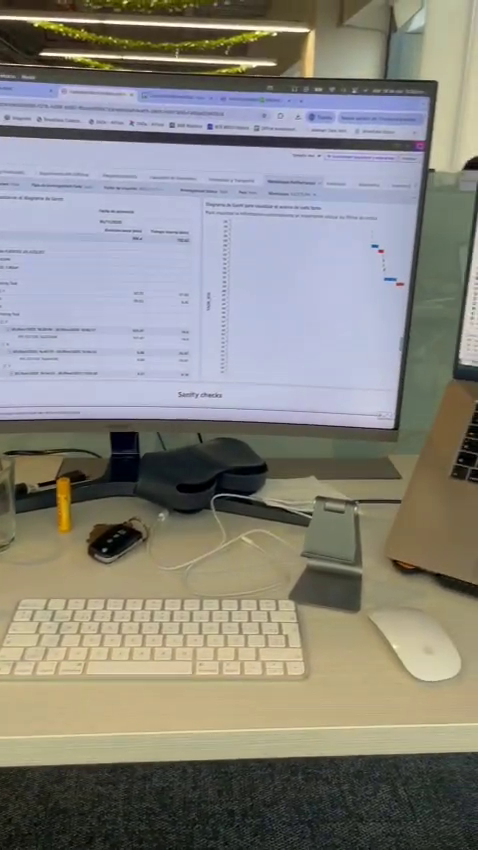
#> input picture frame 62 of data/input/videos/WhatsApp Video 2025-11-18 at 15.31.00_0f12d46b.mp4, 478 x 850 px, given in place of the camera
$ python usbcamera_caras.py --windows true --indexcamera 0
#> lines starting #> are read from the running program, lines starting #| are printed output that depends on the picture
### Documentacion clases/sesion_5_y_6/codigobase/cameradrive.py
import cv2
from threading import Thread


class streamingmultiplescamaras:
    """Summary of class streamingmultiplescamaras.

    Attributes:
        fps : It is a int value indicating the frame per second. Default = 0
        camera_type: It is a int value. 0 = CSI Camera, 1 = RSTP Camera, 3 = USB Camera. Default = 0
        device_id : It is a int value. This is used to call CSI and USB devices. 0 = CSI, 1 = USB. to see a list of devices, please run ls /dev/video* in a terminal. Default = 0
    """

    # The __init__ method is called when the object is created
    def __init__(
        self,
        fps=0,
        camera_type=0,
        device_id=0,
        location="https://localhost",
        flip_screen=0,
        to_capture_width=1280,
        to_capture_height=720,
        to_display_width=1280,
        to_display_height=720,
        enforce_fps=False,
        debug=False,
        windows=False,
    ):

        # Operating System
        self.windows = windows

        # initialize all variables
        self.fps = fps
        self.camera_type = camera_type
        self.device_id = device_id

        # for streaming camera only
        self.location = location
        self.flip_screen = flip_screen
        self.to_capture_width = to_capture_width
        self.to_capture_height = to_capture_height
        self.to_display_width = to_display_width
        self.to_display_height = to_display_height
        self.enforce_fps = enforce_fps

        # to check errors in the code
        self.debug_mode = debug

        # track error value
        """
        -1 = Unknown error
        0 = No error
        1 = Error: Could not initialize camera.
        2 = Thread Error: Could not read image from camera
        3 = Error: Could not read image from camera
        4 = Error: Could not release camera
        """

        # Need to keep an history of the error values
        self.error_value = [0]

        # created a thread for enforcing FPS camera read and write
        self.cam_thread = None

        # holds the frame data
        self.frame = None

        # tracks if a CAM opened was succesful or not
        self.cam_opened = False

        # create the OpenCV camera inteface
        self.cap = None

        # open the camera interface
        self.__open_camera()

        # enable a threaded read if enforce_fps is active
        if self.enforce_fps:
            self.__start()

    # [65 lines left out: functions __gstreamer_pipeline_CSI, __gstreamer_pipeline_rtsp, __gstreamer_pipeline_usb, __gstreamer_pipeline_usb_enforce_fps, not called in this run]

    # open the camera inteface
    # determine what type of camera to open
    def __open_camera(self):
        if self.camera_type == 0:  # then CSI camera
            self.__open_csi()
        elif self.camera_type == 1:  # rtsp camera
            self.__open_rtsp()
        elif self.camera_type == 2:  # http camera
            self.__open_mjpeg()
        elif self.camera_type == 3:  # USB camera
            self.__open_usb()
        return self

    # Start threads to read device
    # [5 lines left out: function __start, not called in this run]

    # Tracks if camera is ready or not(maybe something went wrong)
    def isReady(self):
        return self.cam_opened

    # check the current state of the error history
    # [99 lines left out: functions hasError, __open_csi, __open_rtsp, not called in this run]

    # opens an interface to the USB camera
    def __open_usb(self):
        try:

            # initialize the USB camera
            if self.windows:
                self.camera_name = self.device_id
            else:
                self.camera_name = "/dev/video" + str(self.device_id)

            if self.debug_mode:
                print("USB Camera Device: ", self.camera_name)

            # check if enforcement is enabled
            if self.enforce_fps:
                if self.debug_mode:
                    if self.windows:
                        print("USB enforced windows: ", self.camera_name)
                    else:
                        print(
                            "USB GStreamer enforced: ",
                            self.__gstreamer_pipeline_usb_enforce_fps(self.camera_name),
                        )

                if self.windows:
                    self.cap = cv2.VideoCapture(self.camera_name)
                else:
                    self.cap = cv2.VideoCapture(
                        self.__gstreamer_pipeline_usb_enforce_fps(self.camera_name),
                        cv2.CAP_GSTREAMER,
                    )

            else:
                if self.debug_mode:
                    if self.windows:
                        print("USB windows: ", self.camera_name)
                    else:
                        print(
                            "USB GStreamer: ",
                            self.__gstreamer_pipeline_usb(self.camera_name),
                        )

                if self.windows:
                    self.cap = cv2.VideoCapture(int(self.camera_name))
                else:
                    self.cap = cv2.VideoCapture(
                        self.__gstreamer_pipeline_usb(self.camera_name),
                        cv2.CAP_GSTREAMER,
                    )

            if (
                not self.cap.isOpened()
            ):  # raise an error here, update the error value parameter
                self.error_value.append(1)
                raise RuntimeError()

            self.cam_opened = True

            if self.windows:
                if self.debug_mode:
                    print(
                        "Configurando el tamaño de la pantalla: width "
                        + str(self.cap.get(cv2.CAP_PROP_FRAME_WIDTH))
                        + ", height: "
                        + str(self.cap.get(cv2.CAP_PROP_FRAME_HEIGHT))
                    )

                self.cap.set(cv2.CAP_PROP_FRAME_WIDTH, int(self.to_capture_width))
                self.cap.set(cv2.CAP_PROP_FRAME_HEIGHT, int(self.to_capture_height))
                self.cap.set(cv2.CAP_PROP_FPS, self.fps)

                if self.debug_mode:
                    print(
                        "Configurando el tamaño de la pantalla: width "
                        + str(self.cap.get(cv2.CAP_PROP_FRAME_WIDTH))
                        + ", height: "
                        + str(self.cap.get(cv2.CAP_PROP_FRAME_HEIGHT))
                    )

        except RuntimeError:
            self.cam_opened = False
            if self.debug_mode:
                raise RuntimeError("Error: Could not initialize USB camera.")

        except Exception:  # some unknown error occurred
            self.error_value.append(-1)
            self.cam_opened = False
            if self.debug_mode:
                raise RuntimeError("Unknown Error has occurred")

    # uses thread to read
    # [15 lines left out: function __thread_read, not called in this run]

    def __read(self):
        # reading images
        ret, image = self.cap.read()
#> image is the input picture: shape (850, 478, 3); mean B, G, R 129, 135.2, 137
        if ret:
            return image
        else:
            # update the error value parameter
            self.error_value.append(3)

    def read(self):
        # read the camera stream
        try:
            # check if debugging is activated
            if self.debug_mode:
                # check the error value
                if self.error_value[-1] != 0:
                    raise RuntimeError(
                        "An error as occurred. Error Value:", self.error_value
                    )
            if self.enforce_fps:
                # if threaded read is enabled, it is possible the thread hasn't run yet
                if self.frame is not None:
                    return self.frame
                else:
                    # we need to wait for the thread to be ready.
                    return self.__read()
            else:
                return self.__read()
        except Exception as ee:
            if self.debug_mode:
                raise RuntimeError(ee.args)

    def release(self):
        # destroy the opencv camera object
        try:
            # update the cam opened variable
            self.cam_opened = False
            # ensure the camera thread stops running
            if self.enforce_fps:
                if self.cam_thread is not None:
                    self.cam_thread.join()
            if self.cap is not None:
                self.cap.release()
            # update the cam opened variable
            self.cam_opened = False
        except RuntimeError:
            # update the error value parameter
            self.error_value.append(4)
            if self.debug_mode:
                raise RuntimeError("Error: Could not release camera")

### Documentacion clases/sesion_5_y_6/codigobase/usbcamera_caras.py
import cv2
import argparse
from cameradrive import streamingmultiplescamaras as cam

window_title = "Camara USB para deteccion de rostros"

"""parametros para los colores de los textos"""
color_texto_ojos = (0, 36, 255)
color_texo_caras = (139, 0, 0)
color_texto_sonrisa = (42, 42, 128)

"""parametro utilizado para la deteccion de rostros"""
color_de_la_cara = (212, 255, 127)
caras_cascade = cv2.CascadeClassifier("haarcascade_frontalface_default.xml")

"""parametros de configuracion para la deteccion de ojos"""
color_de_los_ojos = (255, 212, 0)
ojos_cascade = cv2.CascadeClassifier("haarcascade_eye.xml")

"""parametros de configuracion para la deteccion de sonrisas"""
color_sonrisa = (0, 100, 0)
sonrisa_cascade = cv2.CascadeClassifier("haarcascade_smile.xml")


def reder_frame(frame):
    """
    Procedimiento para mostar el frame la ventana de visualizacion

    Parametros:
    frame: frame del sensor
    """

    bReturn = False

    if cv2.getWindowProperty(window_title, cv2.WND_PROP_AUTOSIZE) >= 0:
        cv2.imshow(window_title, frame)
        bReturn = True
    else:
        bReturn = False

    return bReturn


# [55 lines left out: functions drawRect, drawRectWithConfidence, not called in this run]


def main(
    fps,
    display_width,
    display_height,
    debug,
    enforce_fps,
    gray_scale,
    windows,
    indexcamera,
):
    # Create the Camera instance
    camera = cam(
        fps=fps,
        camera_type=3,
        device_id=indexcamera,
        to_capture_width=display_width,
        to_capture_height=display_height,
        debug=debug,
        enforce_fps=enforce_fps,
        windows=windows,
    )

    if camera.isReady():
        print("USB Camera is now ready")
        cv2.namedWindow(window_title, cv2.WINDOW_AUTOSIZE)

        while True:
            try:
                # read the camera image
                frame = camera.read()

                gray = cv2.cvtColor(frame, cv2.COLOR_BGR2GRAY)
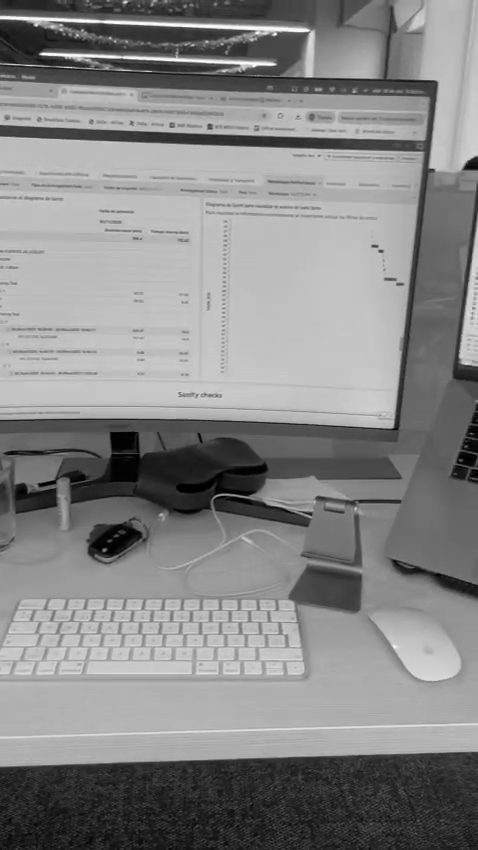
#> gray: shape (850, 478); min 0, max 254, mean 135

                # Convert the frame to grayscale using OpenCV
                if gray_scale:
                    frametransformado = gray
                else:
                    frametransformado = frame

                # Clasificacion de las caras
                caras, caras_rejected, caras_confidence = (
                    caras_cascade.detectMultiScale3(
                        gray,
                        scaleFactor=1.3,
                        minNeighbors=10,
                        outputRejectLevels=True,
                        flags=0,
                    )
                )
#> caras = (); caras_rejected = (); caras_confidence = ()

                for x, y, w, h in caras:

                    drawRectWithConfidence(
                        caras,
                        color_de_la_cara,
                        frametransformado,
                        caras_confidence,
                        3.5,
                        1.0,
                        2,
                        color_texo_caras,
                    )

                    # Asignacion de las areas de interes a analizar
                    roi_gray = gray[y : y + h, x : x + w]
                    roi_color = frametransformado[y : y + h, x : x + w]

                    # Clasificacion de los ojos
                    ojos, ojos_rejected, ojos_confidence = (
                        ojos_cascade.detectMultiScale3(
                            roi_gray,
                            scaleFactor=1.2,
                            minNeighbors=20,
                            flags=0,
                            outputRejectLevels=True,
                        )
                    )
                    drawRectWithConfidence(
                        ojos,
                        color_de_los_ojos,
                        roi_color,
                        ojos_confidence,
                        1.5,
                        0.6,
                        1,
                        color_texto_ojos,
                    )

                    sonrisa, sonrisa_rejected, sonrisa_confidence = (
                        sonrisa_cascade.detectMultiScale3(
                            roi_gray,
                            scaleFactor=1.8,
                            minNeighbors=35,
                            flags=0,
                            outputRejectLevels=True,
                        )
                    )
                    drawRectWithConfidence(
                        sonrisa,
                        color_sonrisa,
                        roi_color,
                        sonrisa_confidence,
                        2.0,
                        0.7,
                        1,
                        color_texto_sonrisa,
                    )
                    drawRectWithConfidence()
#> this loop made 0 passes

                if not reder_frame(frametransformado):
                    break

                # This also acts as
                keyCodeESC = cv2.waitKey(30) & 0xFF
#> (key q is pressed here)
                keyCodeq = cv2.waitKey(25) & 0xFF
#> (key q is pressed here)

                # Stop the program on the ESC key
                if (keyCodeESC == 27) or (keyCodeq == ord("q")):
                    break

            except KeyboardInterrupt:
                break
    else:
        print("Error opening device: ", indexcamera)

    # close the camera instance
    camera.release()

    # remove camera object
    del camera

    cv2.destroyAllWindows()


if __name__ == "__main__":

    # Initialize the argument parser
    parser = argparse.ArgumentParser(description="Arguments to setup the Camera Object")

    # Define command-line arguments
    parser.add_argument(
        "-f", "--fps", type=int, default=30, help="Frames per seconds", required=False
    )
    parser.add_argument(
        "-w",
        "--windows",
        choices=["true", "false"],
        help="Operating System",
        required=True,
    )
    parser.add_argument(
        "-ic",
        "--indexcamera",
        choices=["0", "1", "2", "3"],
        help="Cameras index",
        required=True,
    )
    parser.add_argument(
        "-dw",
        "--displaywidth",
        type=int,
        default=1280,
        help="Values for the width window",
        required=False,
    )
    parser.add_argument(
        "-dh",
        "--displayheight",
        type=int,
        default=720,
        help="Values for the height window",
        required=False,
    )
    parser.add_argument(
        "--debug", dest="debug", action="store_true", help="To do debug"
    )
    parser.add_argument(
        "--no-debug", dest="debug", action="store_false", help="To do debug"
    )
    parser.add_argument(
        "--gray",
        dest="gray_scale",
        action="store_true",
        help="Convert video to gray scale",
    )
    parser.add_argument(
        "--no-gray",
        dest="gray_scale",
        action="store_false",
        help="Convert video to gray scale",
    )
    parser.add_argument(
        "--enforce",
        dest="enforce_fps",
        action="store_true",
        help="Convert video to gray scale",
    )
    parser.add_argument(
        "--no-enforce",
        dest="enforce_fps",
        action="store_false",
        help="Convert video to gray scale",
    )

    # Parse the arguments
    args = parser.parse_args()

    if args.debug:
        print("Gray Scale in __Main__: ", args.gray_scale)
        print("Debug in __Main__: ", args.debug)
        print("Operating System in __Main__: ", args.windows)
        print("Camera Index in __Main__: ", args.indexcamera)

    main(
        args.fps,
        args.displaywidth,
        args.displayheight,
        args.debug,
        args.enforce_fps,
        args.gray_scale,
        args.windows,
        args.indexcamera,
    )

$ run again, starting later in the video
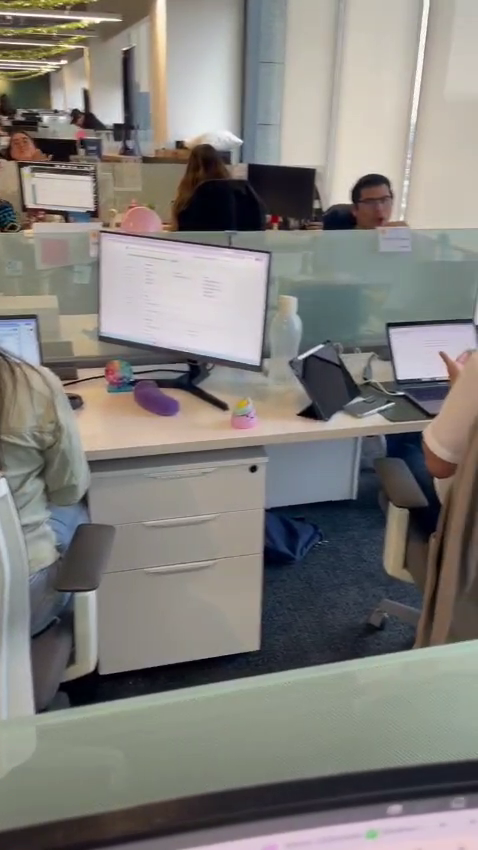
#> input picture frame 279 of data/input/videos/WhatsApp Video 2025-11-18 at 15.31.00_0f12d46b.mp4, 478 x 850 px, given in place of the camera
#> in __read, image is the input picture: shape (850, 478, 3); mean B, G, R 122.8, 126.9, 129.5
#> in main, `gray = cv2.cvtColor(frame, cv2.COLOR_BGR2GRAY)`:
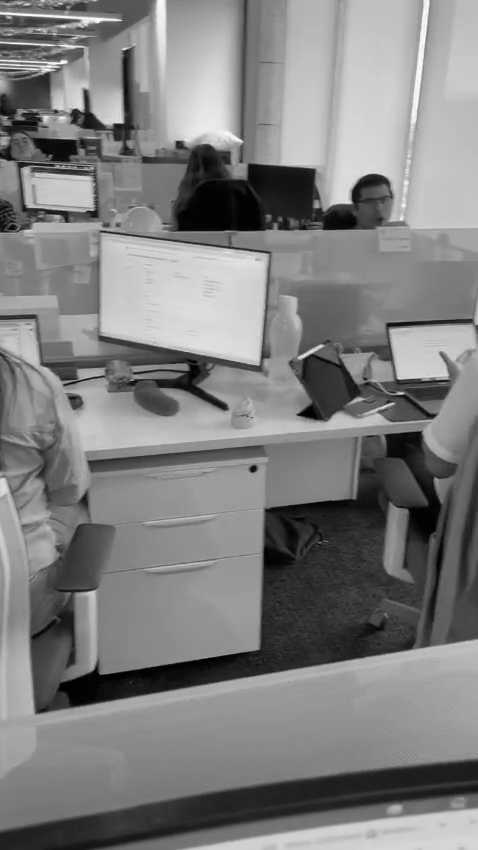
#> gray: shape (850, 478); min 0, max 255, mean 127.2
#> caras = ()

$ run again, starting later in the video
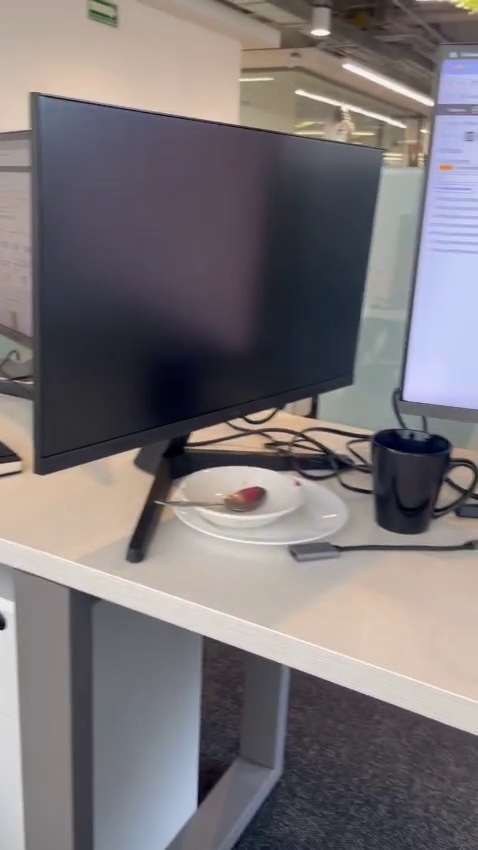
#> input picture frame 497 of data/input/videos/WhatsApp Video 2025-11-18 at 15.31.00_0f12d46b.mp4, 478 x 850 px, given in place of the camera
#> in __read, image is the input picture: shape (850, 478, 3); mean B, G, R 119.6, 116.6, 122.2
#> in main, `gray = cv2.cvtColor(frame, cv2.COLOR_BGR2GRAY)`:
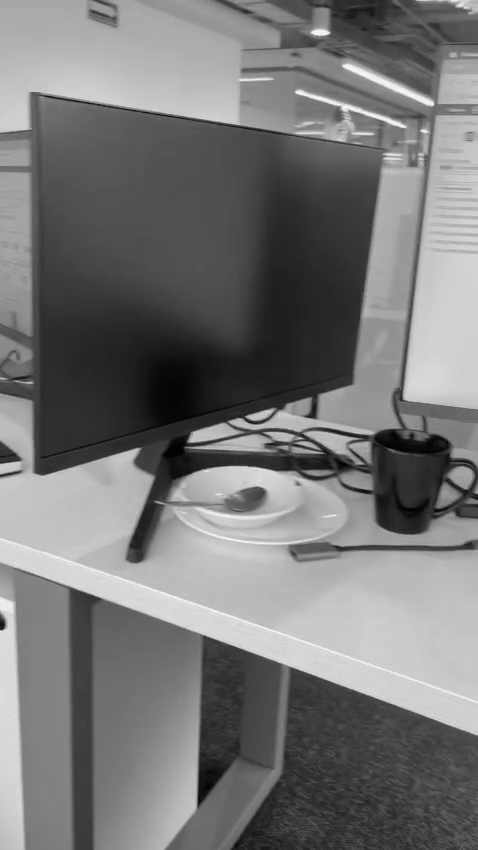
#> gray: shape (850, 478); min 0, max 251, mean 118.6
#> caras = ()
